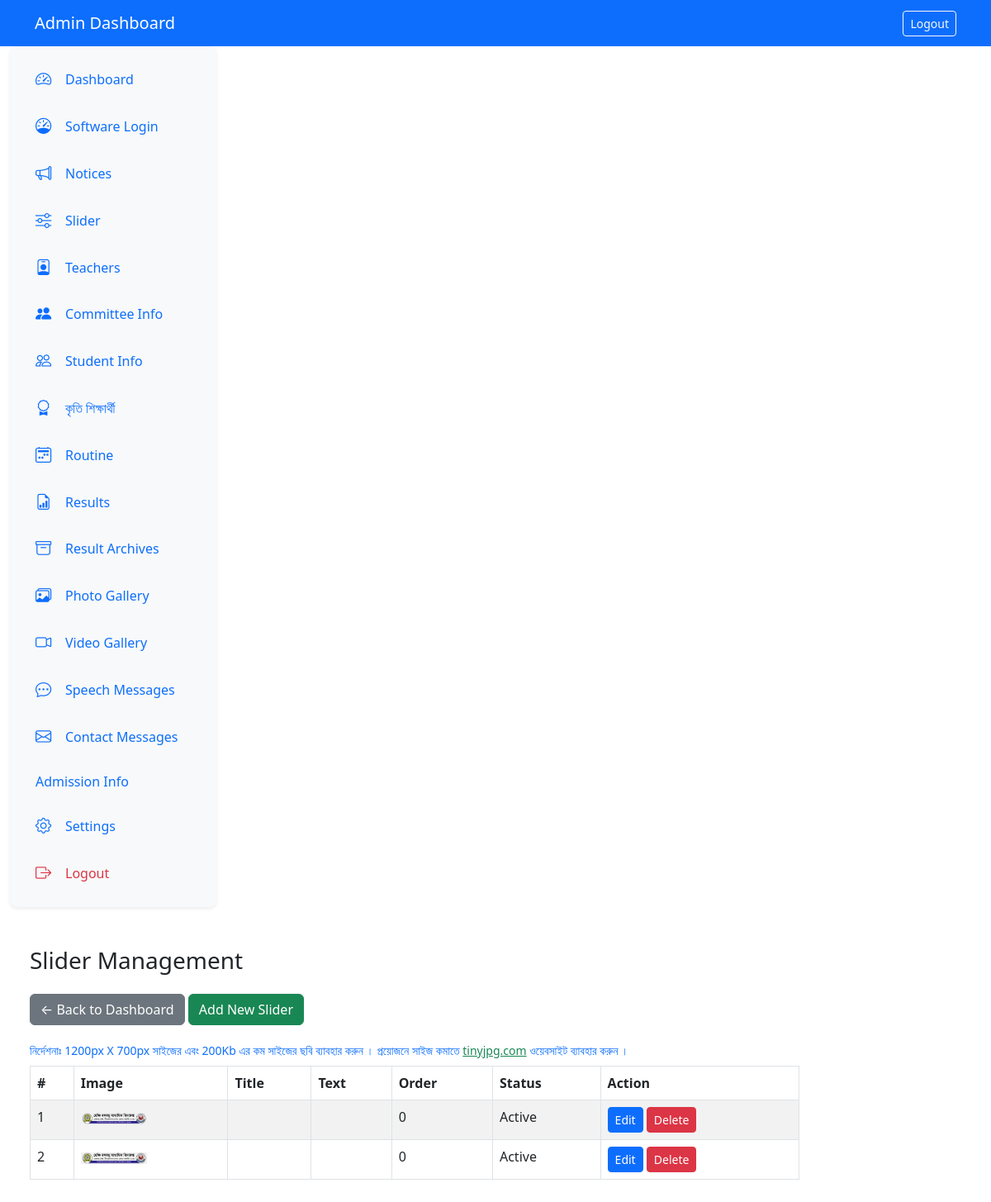
/admin/slider.php (signed in), run on an earlier commit of the app's database.
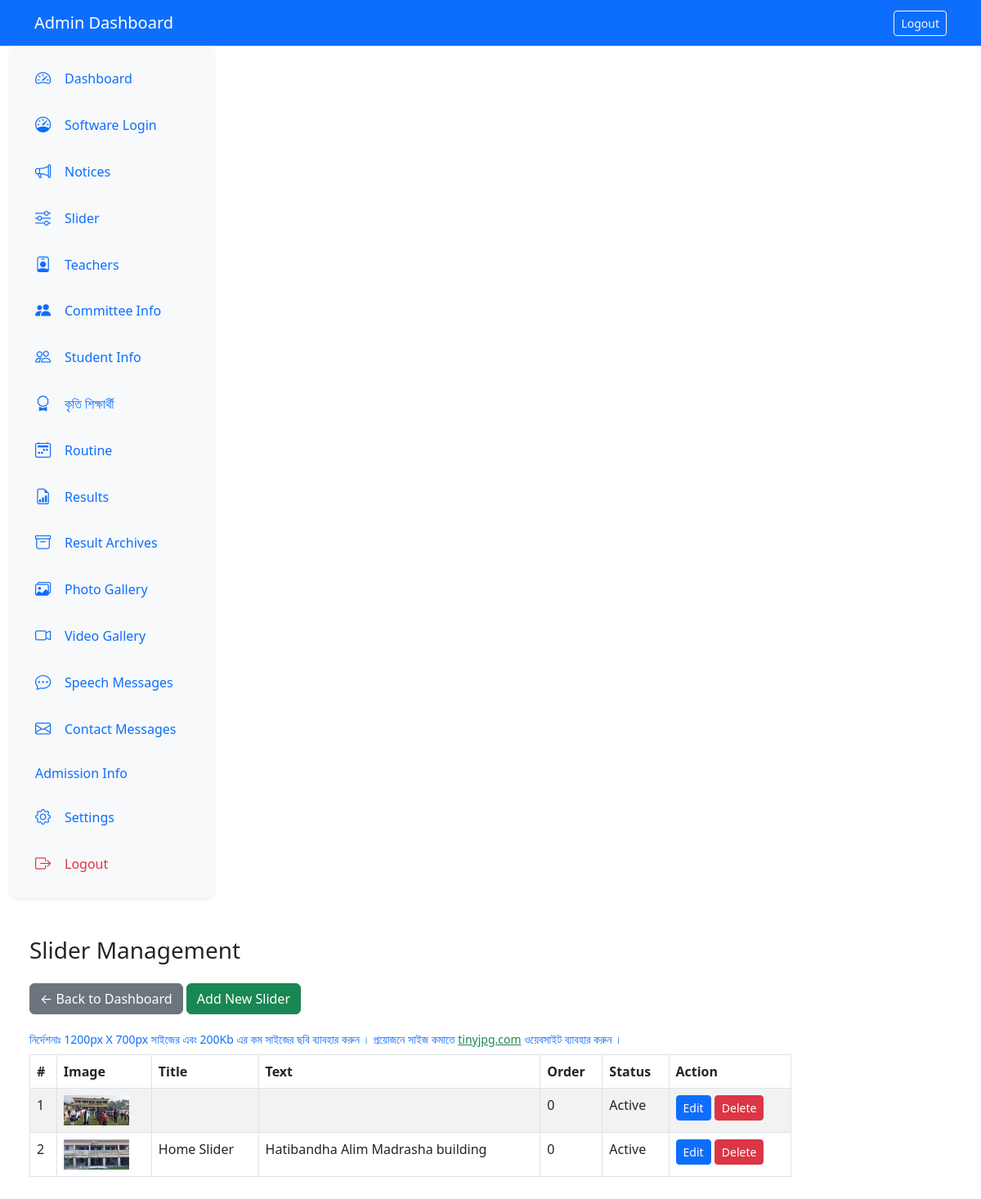
And on a later commit of the database.
### tables this page shows
CREATE TABLE `sliders` (
  `id` int(11) NOT NULL,
  `image` varchar(255) NOT NULL,
  `caption_title` varchar(255) DEFAULT NULL,
  `caption_text` text DEFAULT NULL,
  `sort_order` int(11) DEFAULT 0,
  `status` tinyint(1) DEFAULT 1,
  `created_at` timestamp NOT NULL DEFAULT current_timestamp()
);

### admin/slider.php (the view, shortened to what this page needs)
<?php
require_once '../includes/db.php';
class Slider {
    private $conn;
    public function __construct($conn) {
        $this->conn = $conn;
    }
    public function getAll() {
        $sql = 'SELECT * FROM sliders ORDER BY sort_order ASC, id DESC';
        return $this->conn->query($sql);
    }
}
$slider = new Slider($conn);
$sliders = $slider->getAll();
?>
<!DOCTYPE html>
<html lang="en">
<head>
    <link href="https://cdn.jsdelivr.net/npm/bootstrap@5.3.0/dist/css/bootstrap.min.css" rel="stylesheet">
</head>
<body>
    <nav class="navbar navbar-expand-lg navbar-dark bg-primary">
        <div class="container">
            <a class="navbar-brand" href="dashboard.php">Admin Dashboard</a>
            <div class="ms-auto">
                <a href="logout.php" class="btn btn-outline-light btn-sm">Logout</a>
            </div>
        </div>
    </nav>
    <div class="container-fluid" style="margin-top: 0;">
      <div class="row gx-0">
        <?php include '_sidebar.php'; ?>
        <main class="col-md-9 col-lg-10 px-md-4 d-flex flex-column" style="min-height: 100vh;">
          <div class="my-5">
            <h3 class="mb-4">Slider Management</h3>
            <a href="dashboard.php" class="btn btn-secondary mb-3">&larr; Back to Dashboard</a>
            <button class="btn btn-success mb-3" data-bs-toggle="modal" data-bs-target="#addSliderModal">Add New Slider</button>
            <div class="form-text mb-2" style="color: #0d6efd;">
                    নির্দেশনাঃ 1200px X 700px সাইজের এবং 200Kb এর কম সাইজের ছবি ব্যাবহার করুন । প্রয়োজনে সাইজ কমাতে <a href="https://tinyjpg.com/" target="_blank" rel="noopener" style="color:#198754;">tinyjpg.com</a> ওয়েবসাইট ব্যাবহার করুন ।
                  </div>
            <table class="table table-bordered table-striped">
              <thead>
                <tr>
                  <th>#</th>
                  <th>Image</th>
                  <th>Title</th>
                  <th>Text</th>
                  <th>Order</th>
                  <th>Status</th>
                  <th>Action</th>
                </tr>
              </thead>
              <tbody>
                <?php if ($sliders && $sliders->num_rows > 0): $i=1; while($row = $sliders->fetch_assoc()): ?>
                <tr>
                  <td><?php echo $i++; ?></td>
                  <td><img src="../assets/images/<?php echo htmlspecialchars($row['image']); ?>" width="80" alt="slider"></td>
                  <td><?php echo htmlspecialchars($row['caption_title']); ?></td>
                  <td><?php echo htmlspecialchars($row['caption_text']); ?></td>
                  <td><?php echo $row['sort_order']; ?></td>
                  <td><?php echo $row['status'] ? 'Active' : 'Inactive'; ?></td>
                  <td>
                    <a href="edit_slider.php?id=<?php echo $row['id']; ?>" class="btn btn-primary btn-sm">Edit</a>
                    <a href="?delete=<?php echo $row['id']; ?>" class="btn btn-danger btn-sm" onclick="return confirm('Delete this slider?');">Delete</a>
                  </td>
                </tr>
                <?php endwhile; else: ?>
                <tr><td colspan="7" class="text-center">No sliders found.</td></tr>
                <?php endif; ?>
              </tbody>
            </table>
          </div>
        </main>
      </div>
    </div>
</body>
</html>

What changed in the data, as far as the page shows it:
removed sliders: image (picture), sort_order "0", status "Active"
removed sliders: image (picture), sort_order "0", status "Active"
added sliders: image (picture), sort_order "0", status "Active"
added sliders: image (picture), caption_title "Home Slider", caption_text "Hatibandha Alim Madrasha building", sort_order "0", status "Active"
